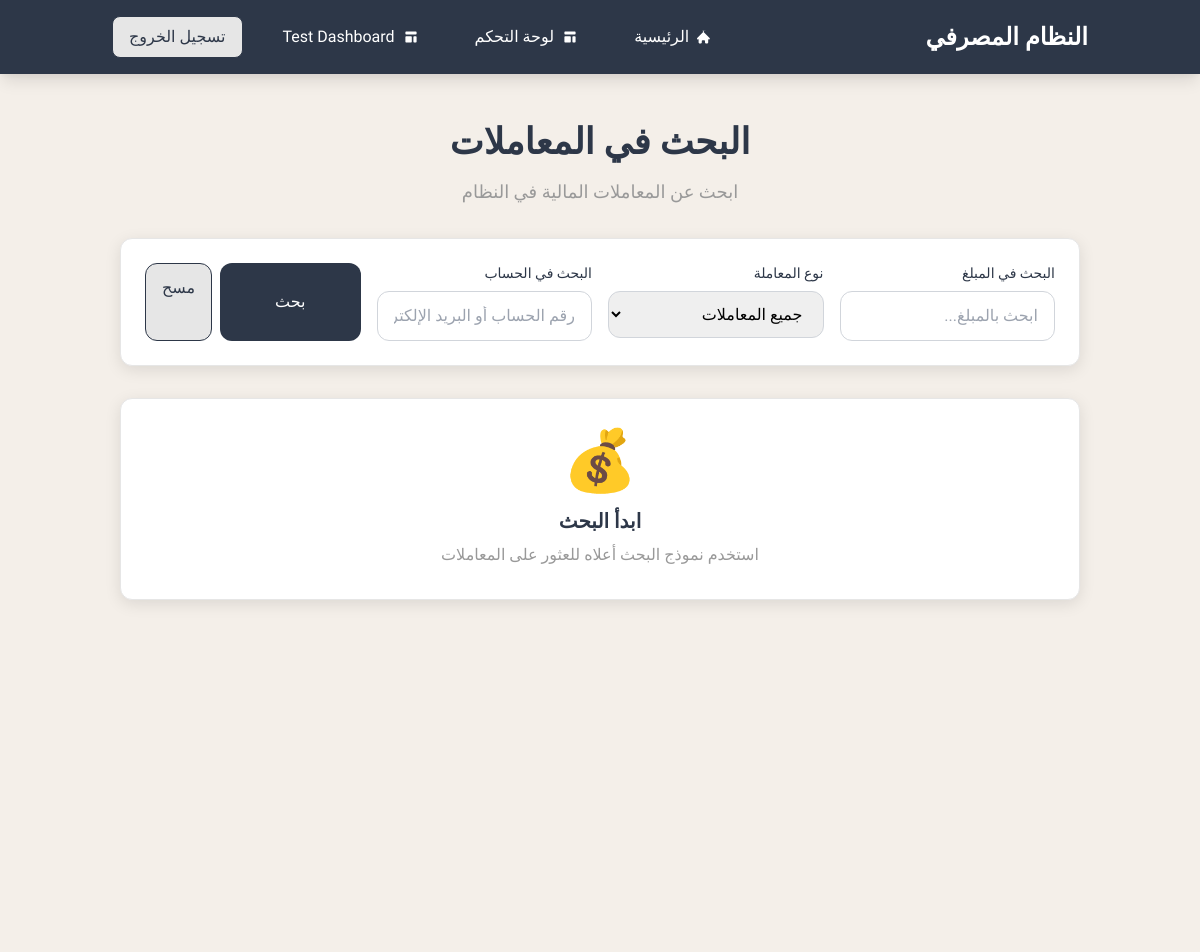
The app's page /transactions/search/transactions/ (signed in, upper part), older data.
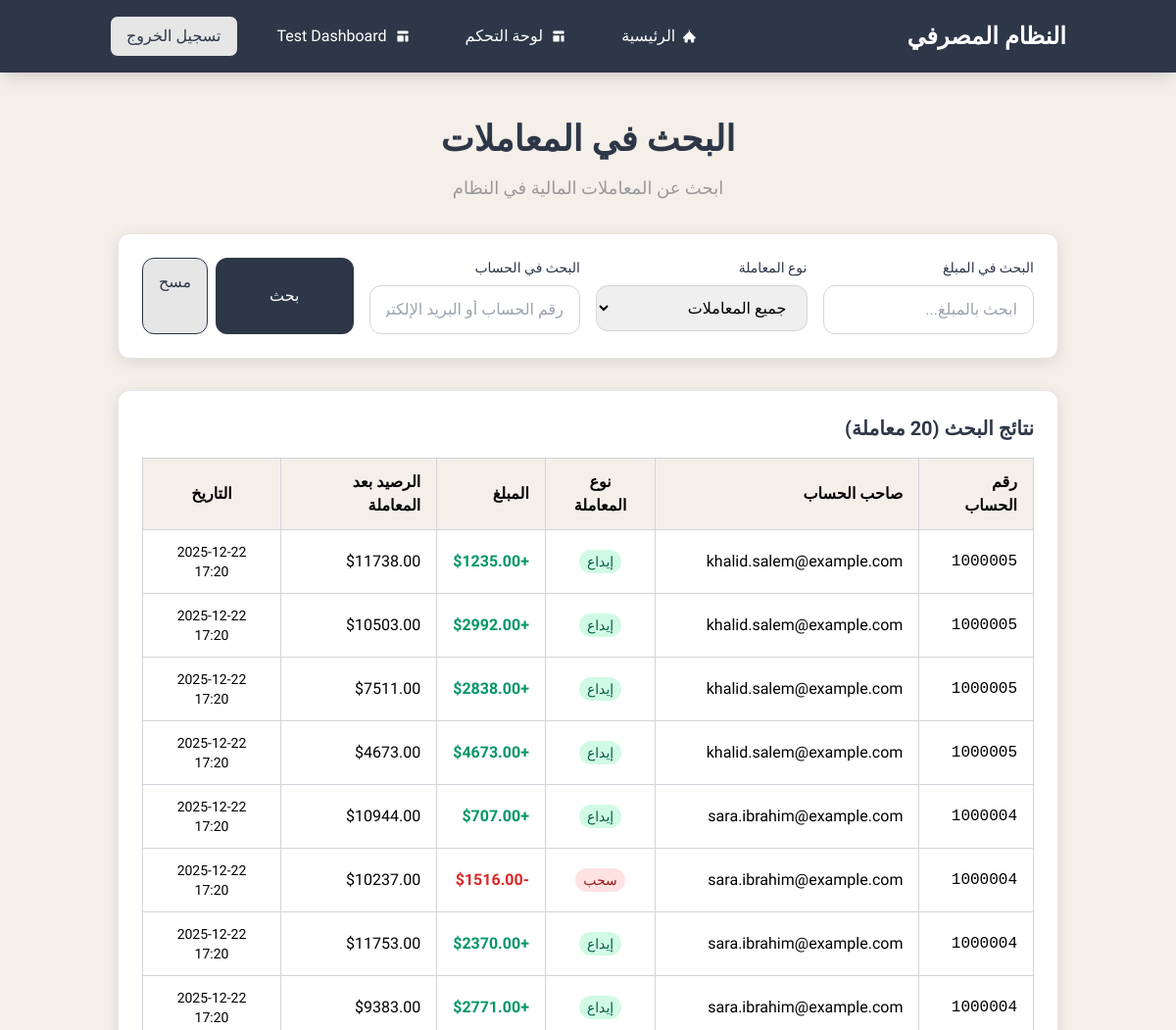
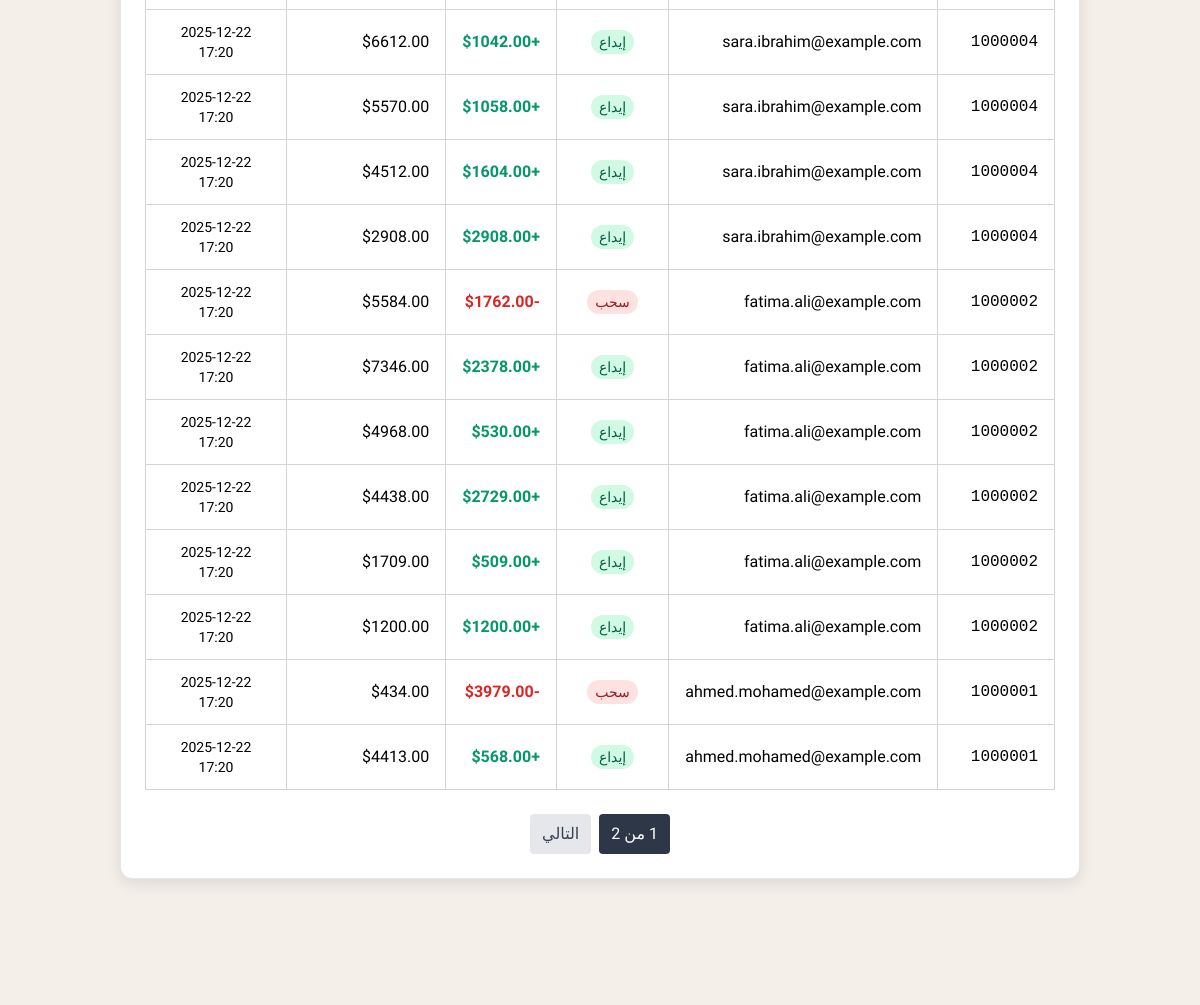
The same page, newer data (2 pictures, top to bottom).
### transactions/models.py (models this page shows, shortened)
class Transaction(models.Model):
    account = models.ForeignKey(
        UserBankAccount,
        related_name='transactions',
        on_delete=models.CASCADE,
        verbose_name='الحساب'
    )
    amount = models.DecimalField(
        decimal_places=2,
        max_digits=12,
        verbose_name='المبلغ'
    )
    balance_after_transaction = models.DecimalField(
        decimal_places=2,
        max_digits=12,
        verbose_name='الرصيد بعد المعاملة'
    )
    transaction_type = models.PositiveSmallIntegerField(
        choices=TRANSACTION_TYPE_CHOICES,
        verbose_name='نوع المعاملة'
    )
    timestamp = models.DateTimeField(auto_now_add=True, verbose_name='وقت المعاملة')
    class Meta:
        ordering = ['timestamp']
        verbose_name = 'معاملة مالية'
        verbose_name_plural = 'المعاملات المالية'

### accounts/models.py (models this page shows, shortened)
class UserBankAccount(models.Model):
    user = models.OneToOneField(
        User,
        related_name='account',
        on_delete=models.CASCADE,
        verbose_name='المستخدم'
    )
    account_type = models.ForeignKey(
        BankAccountType,
        related_name='accounts',
        on_delete=models.CASCADE,
        verbose_name='نوع الحساب'
    )
    account_no = models.PositiveIntegerField(unique=True, verbose_name='رقم الحساب')
    gender = models.CharField(max_length=1, choices=GENDER_CHOICE, verbose_name='الجنس')
    birth_date = models.DateField(null=True, blank=True, verbose_name='تاريخ الميلاد')
    balance = models.DecimalField(
        default=0,
        max_digits=12,
        decimal_places=2,
        verbose_name='الرصيد'
    )
    interest_start_date = models.DateField(
        null=True, blank=True,
        help_text='تاريخ بداية حساب الفائدة',
        verbose_name='تاريخ بداية الفائدة'
    )
    initial_deposit_date = models.DateField(null=True, blank=True, verbose_name='تاريخ أول إيداع')
    class Meta:
        verbose_name = 'حساب بنكي'
        verbose_name_plural = 'الحسابات البنكية'

class User(AbstractUser):
    username = None
    email = models.EmailField(unique=True, null=False, blank=False)
    objects = UserManager()
    USERNAME_FIELD = 'email'
    REQUIRED_FIELDS = []
    class Meta:
        verbose_name = 'مستخدم'
        verbose_name_plural = 'المستخدمين'

### transactions/views.py (the view)
# urls.py: path("search/transactions/", TransactionSearchView.as_view(), name="transaction_search"),
class TransactionSearchView(LoginRequiredMixin, ListView):
    template_name = 'transactions/transaction_search.html'
    model = Transaction
    context_object_name = 'transactions'
    paginate_by = 20
    def get_queryset(self):
        queryset = super().get_queryset()
        search_query = self.request.GET.get('search', '')
        transaction_type = self.request.GET.get('transaction_type', '')
        account_search = self.request.GET.get('account_search', '')
        if search_query:
            queryset = queryset.filter(
                Q(amount__icontains=search_query) |
                Q(balance_after_transaction__icontains=search_query)
            )
        if transaction_type:
            queryset = queryset.filter(transaction_type=transaction_type)
        if account_search:
            queryset = queryset.filter(
                Q(account__account_no__icontains=account_search) |
                Q(account__user__email__icontains=account_search)
            )
        return queryset.order_by('-timestamp')
    def get_context_data(self, **kwargs):
        context = super().get_context_data(**kwargs)
        context.update({
            'search_query': self.request.GET.get('search', ''),
            'transaction_type': self.request.GET.get('transaction_type', ''),
            'account_search': self.request.GET.get('account_search', ''),
            'DEPOSIT': DEPOSIT,
            'WITHDRAWAL': WITHDRAWAL,
        })
        return context

### templates/transactions/transaction_search.html (shortened to what the changed rows need)
{% extends "core/base.html" %}
{% load i18n %}
{% block content %}
<div class="min-h-screen py-12 px-4 sm:px-6 lg:px-8">
    <div class="max-w-6xl mx-auto">
        <div class="text-center mb-8">
            <h1 class="text-4xl font-bold text-primary mb-4">البحث في المعاملات</h1>
        </div>
        {% if transactions %}
        <div class="card rounded-xl p-6">
            <h3 class="text-xl font-semibold text-primary mb-4">
                نتائج البحث ({{ transactions|length }} معاملة)
            </h3>
            <div class="overflow-x-auto">
                <table class="w-full border-collapse">
                    <thead>
                        <tr class="bg-light">
                            <th class="border border-gray-300 px-4 py-3 text-right">رقم الحساب</th>
                            <th class="border border-gray-300 px-4 py-3 text-right">صاحب الحساب</th>
                            <th class="border border-gray-300 px-4 py-3 text-center">نوع المعاملة</th>
                            <th class="border border-gray-300 px-4 py-3 text-right">المبلغ</th>
                            <th class="border border-gray-300 px-4 py-3 text-right">الرصيد بعد المعاملة</th>
                            <th class="border border-gray-300 px-4 py-3 text-center">التاريخ</th>
                        </tr>
                    </thead>
                    <tbody>
                        {% for transaction in transactions %}
                        <tr class="hover:bg-light transition-colors">
                            <td class="border border-gray-300 px-4 py-3 font-mono">{{ transaction.account.account_no }}</td>
                            <td class="border border-gray-300 px-4 py-3">{{ transaction.account.user.email }}</td>
                            <td class="border border-gray-300 px-4 py-3 text-center">
                                {% if transaction.transaction_type == DEPOSIT %}
                                    <span class="bg-green-100 text-green-800 px-2 py-1 rounded-full text-sm">إيداع</span>
                                {% else %}
                                    <span class="bg-red-100 text-red-800 px-2 py-1 rounded-full text-sm">سحب</span>
                                {% endif %}
                            </td>
                            <td class="border border-gray-300 px-4 py-3 font-semibold">
                                {% if transaction.transaction_type == DEPOSIT %}
                                    <span class="text-green-600">+${{ transaction.amount }}</span>
                                {% else %}
                                    <span class="text-red-600">-${{ transaction.amount }}</span>
                                {% endif %}
                            </td>
                            <td class="border border-gray-300 px-4 py-3">${{ transaction.balance_after_transaction }}</td>
                            <td class="border border-gray-300 px-4 py-3 text-center text-sm">{{ transaction.timestamp|date:"Y-m-d H:i" }}</td>
                        </tr>
                        {% endfor %}
                    </tbody>
                </table>
            </div>
            {% if is_paginated %}
            <div class="mt-6 flex justify-center">
                <div class="flex gap-2">
                    <span class="px-3 py-2 bg-primary text-white rounded">
                        {{ page_obj.number }} من {{ page_obj.paginator.num_pages }}
                    </span>
                    {% if page_obj.has_next %}
                        <a href="?page={{ page_obj.next_page_number }}"
                           class="px-3 py-2 bg-gray-200 text-gray-700 rounded hover:bg-gray-300">
                            التالي
                        </a>
                    {% endif %}
                </div>
            </div>
            {% endif %}
        </div>
        {% elif search_query or transaction_type or account_search %}
        <div class="card rounded-xl p-8 text-center">
            <div class="text-6xl mb-4">🔍</div>
            <h3 class="text-xl font-semibold text-primary mb-2">لا توجد نتائج</h3>
            <p class="text-muted">لم يتم العثور على معاملات تطابق معايير البحث</p>
        </div>
        {% else %}
        <div class="card rounded-xl p-8 text-center">
            <div class="text-6xl mb-4">💰</div>
            <h3 class="text-xl font-semibold text-primary mb-2">ابدأ البحث</h3>
            <p class="text-muted">استخدم نموذج البحث أعلاه للعثور على المعاملات</p>
        </div>
        {% endif %}
    </div>
</div>
{% endblock %}

Row changes from the older to the newer data that the page shows:
added Transaction: transaction_type "إيداع"
added Transaction: transaction_type "إيداع"
added Transaction: transaction_type "إيداع"
added Transaction: transaction_type "إيداع"
added Transaction: transaction_type "إيداع"
added Transaction: transaction_type "سحب"
added Transaction: transaction_type "إيداع"
added Transaction: transaction_type "إيداع"
added Transaction: transaction_type "إيداع"
added Transaction: transaction_type "إيداع"
added Transaction: transaction_type "إيداع"
added Transaction: transaction_type "إيداع"
added Transaction: transaction_type "سحب"
added Transaction: transaction_type "إيداع"
added Transaction: transaction_type "إيداع"
added Transaction: transaction_type "إيداع"
added Transaction: transaction_type "إيداع"
added Transaction: transaction_type "إيداع"
added Transaction: transaction_type "سحب"
added Transaction: transaction_type "إيداع"
Text that changed along with them:
{{ page_obj.paginator.num_pages }}: (not shown) → "2"
text no longer shown: "💰 ابدأ البحث استخدم نموذج البحث أعلاه للعثور على المعاملات"
text now shown: "نتائج البحث ( معاملة) رقم الحساب صاحب الحساب نوع المعاملة المبلغ الرصيد بعد المعاملة التاريخ من التالي"
